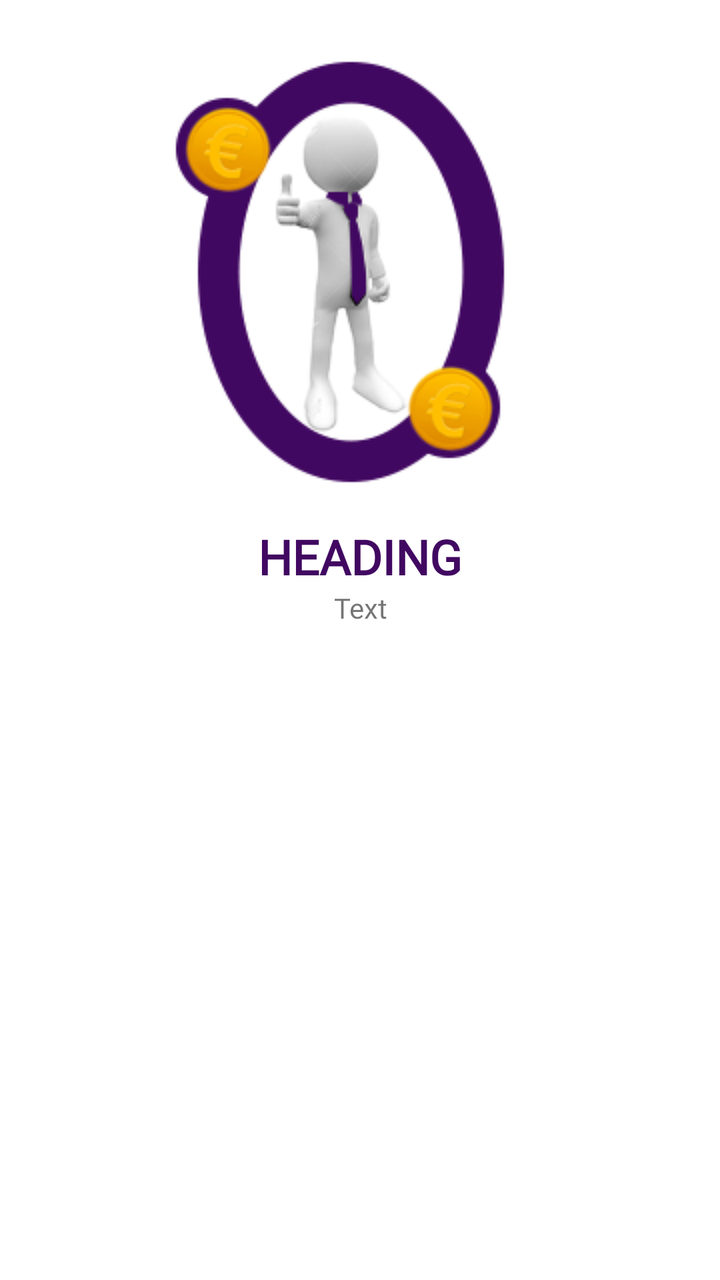
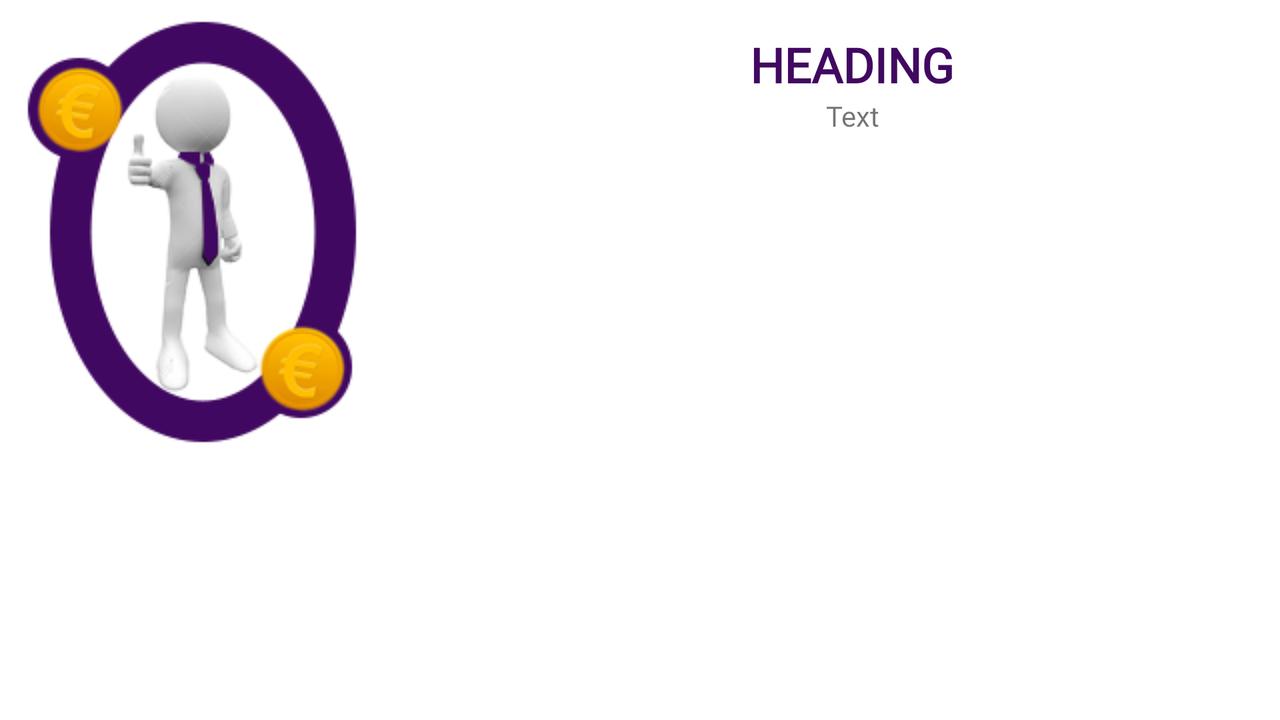

One screen, two layout resources from the same app: the default and the repository's alternative for another configuration. Each is rendered where Android would select it; the XML of both is given below.
<!-- AndroidManifest.xml: application theme AppTheme -->
<!-- res/layout/slide_layout.xml -->
<?xml version="1.0" encoding="utf-8"?>
<RelativeLayout xmlns:android="http://schemas.android.com/apk/res/android"
    xmlns:app="http://schemas.android.com/apk/res-auto"
    xmlns:tools="http://schemas.android.com/tools"
    android:layout_width="match_parent"
    android:layout_height="match_parent"
    tools:context=".views.DescriptionActivity"
    android:background="@android:color/background_light">


    <ImageView
        android:id="@+id/imageView_slide"
        android:layout_width="match_parent"
        android:layout_height="wrap_content"
        android:layout_alignParentLeft="true"
        android:layout_alignParentTop="true"
        android:layout_alignParentRight="true"
        android:layout_marginTop="30dp"
        app:srcCompat="@drawable/logos" />

    <TextView
        android:id="@+id/textView_slide_heading"
        android:layout_width="match_parent"
        android:layout_height="wrap_content"
        android:layout_below="@id/imageView_slide"
        android:fontFamily="@font/comic_sans_ms"
        android:gravity="center"
        android:text="HEADING"
        android:textColor="@color/violetFonce"
        android:textSize="24sp"
        android:textStyle="bold"
        android:paddingTop="20dp"/>


    <TextView
        android:id="@+id/textView_slide_description"
        android:layout_width="match_parent"
        android:layout_height="wrap_content"
        android:layout_below="@id/textView_slide_heading"
        android:layout_marginLeft="16dp"
        android:layout_marginRight="16dp"
        android:fontFamily="@font/comic_sans_ms"
        android:gravity="center"
        android:text="Text" />


</RelativeLayout>
<!-- resources referenced by this layout -->
<resources>
  <color name="violetFonce">#410861</color>
  <!-- drawable logos: png bitmap (drawable, 23730 bytes) -->
  <style name="AppTheme" parent="Theme.AppCompat.Light.NoActionBar">
          
          <item name="colorPrimary">@color/apptheme</item>
          <item name="colorPrimaryDark">@color/colorPrimaryDark</item>
          <item name="colorAccent">@color/colorAccent</item>
      </style>
  <color name="apptheme">#D7D1D9</color>
  <color name="colorPrimaryDark">#00574B</color>
  <color name="colorAccent">#D81B60</color>
</resources>
<!-- res/layout-land/slide_layout.xml (the repository's variant of the layout above) -->
<!-- drawn on the phone turned sideways -->
<?xml version="1.0" encoding="utf-8"?>
<RelativeLayout
    xmlns:android="http://schemas.android.com/apk/res/android"
    xmlns:app="http://schemas.android.com/apk/res-auto"
    xmlns:tools="http://schemas.android.com/tools"
    android:layout_width="match_parent"
    android:layout_height="match_parent"
    tools:context=".views.DescriptionActivity"
    android:background="@android:color/background_light">


            <ImageView
                android:id="@+id/imageView_slide"
                android:layout_width="wrap_content"
                android:layout_height="wrap_content"
                app:srcCompat="@drawable/logos"
                android:layout_marginTop="10dp"
                android:layout_alignParentLeft="true"
                android:layout_alignParentTop="true"/>

    <TextView
        android:id="@+id/textView_slide_heading"
        android:layout_width="wrap_content"
        android:layout_height="wrap_content"
        android:layout_alignParentRight="true"
        android:layout_toEndOf="@+id/imageView_slide"
        android:layout_toRightOf="@+id/imageView_slide"
        android:fontFamily="@font/comic_sans_ms"
        android:gravity="center"
        android:text="HEADING"
        android:textColor="@color/violetFonce"
        android:textSize="24sp"
        android:textStyle="bold"
        android:layout_marginTop="16dp"/>


            <TextView
                android:id="@+id/textView_slide_description"
                android:layout_width="match_parent"
                android:layout_height="wrap_content"
                android:fontFamily="@font/comic_sans_ms"
                android:gravity="center"
                android:text="Text"
                android:layout_below="@id/textView_slide_heading"
                android:layout_toEndOf="@+id/imageView_slide"
                android:layout_toRightOf="@+id/imageView_slide"/>


</RelativeLayout>
